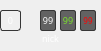
       <widget class="QWidget" name="_w_player_2" native="true">
        <property name="geometry">
         <rect>
          <x>240</x>
          <y>0</y>
          <width>101</width>
          <height>51</height>
         </rect>
        </property>
        <property name="styleSheet">
         <string notr="true"/>
        </property>
        <widget class="QLabel" name="_l_avatar_2">
         <property name="geometry">
          <rect>
           <x>0</x>
           <y>10</y>
           <width>21</width>
           <height>21</height>
          </rect>
         </property>
         <property name="styleSheet">
          <string notr="true">border-radius: 3px;
border: 1px solid rgb(54, 54, 54);</string>
         </property>
         <property name="text">
          <string/>
         </property>
         <property name="pixmap">
          <pixmap resource="../resources/resources.qrc">:/slots/default_avatar.png</pixmap>
         </property>
         <property name="scaledContents">
          <bool>true</bool>
         </property>
        </widget>
        <widget class="QLabel" name="_l_level_2">
         <property name="geometry">
          <rect>
           <x>40</x>
           <y>10</y>
           <width>16</width>
           <height>21</height>
          </rect>
         </property>
         <property name="font">
          <font>
           <family>Revue BT</family>
           <pointsize>7</pointsize>
          </font>
         </property>
         <property name="styleSheet">
          <string notr="true">color: white;
border: 1px solid rgb(54, 54, 54);
background-color: rgba(0, 0, 0, 150);
border-radius:2px;</string>
         </property>
         <property name="text">
          <string>99</string>
         </property>
         <property name="alignment">
          <set>Qt::AlignCenter</set>
         </property>
        </widget>
        <widget class="QLabel" name="_l_kills_2">
         <property name="geometry">
          <rect>
           <x>60</x>
           <y>10</y>
           <width>16</width>
           <height>21</height>
          </rect>
         </property>
         <property name="font">
          <font>
           <family>Revue BT</family>
           <pointsize>7</pointsize>
          </font>
         </property>
         <property name="styleSheet">
          <string notr="true">color: rgb(123, 226, 42);
border: 1px solid rgb(54, 54, 54);
background-color: rgba(0, 0, 0, 150);
border-radius:2px;</string>
         </property>
         <property name="text">
          <string>99</string>
         </property>
         <property name="alignment">
          <set>Qt::AlignCenter</set>
         </property>
        </widget>
        <widget class="QLabel" name="_l_deaths_2">
         <property name="geometry">
          <rect>
           <x>80</x>
           <y>10</y>
           <width>16</width>
           <height>21</height>
          </rect>
         </property>
         <property name="font">
          <font>
           <family>Revue BT</family>
           <pointsize>6</pointsize>
           <weight>50</weight>
           <bold>false</bold>
          </font>
         </property>
         <property name="styleSheet">
          <string notr="true">color: rgb(255, 0, 0);
border: 1px solid rgb(54, 54, 54);
background-color: rgba(0, 0, 0, 150);
border-radius:2px;</string>
         </property>
         <property name="text">
          <string>99</string>
         </property>
         <property name="alignment">
          <set>Qt::AlignCenter</set>
         </property>
        </widget>
        <widget class="QLabel" name="_l_time_to_reborn_2">
         <property name="geometry">
          <rect>
           <x>0</x>
           <y>10</y>
           <width>21</width>
           <height>21</height>
          </rect>
         </property>
         <property name="font">
          <font>
           <family>Revue BT</family>
           <pointsize>7</pointsize>
          </font>
         </property>
         <property name="styleSheet">
          <string notr="true">color: white;</string>
         </property>
         <property name="text">
          <string>0</string>
         </property>
         <property name="alignment">
          <set>Qt::AlignCenter</set>
         </property>
        </widget>
        <widget class="QLabel" name="_l_nick_2">
         <property name="geometry">
          <rect>
           <x>0</x>
           <y>30</y>
           <width>101</width>
           <height>16</height>
          </rect>
         </property>
         <property name="font">
          <font>
           <family>Revue BT</family>
           <pointsize>7</pointsize>
          </font>
         </property>
         <property name="styleSheet">
          <string notr="true">color:white;</string>
         </property>
         <property name="text">
          <string>nick</string>
         </property>
         <property name="alignment">
          <set>Qt::AlignCenter</set>
         </property>
        </widget>
        <widget class="QLabel" name="_l_rank_2">
         <property name="geometry">
          <rect>
           <x>22</x>
           <y>11</y>
           <width>16</width>
           <height>19</height>
          </rect>
         </property>
         <property name="text">
          <string/>
         </property>
         <property name="pixmap">
          <pixmap resource="../../gt_core/resources/resources.qrc">:/gt/ranks/rank_1.png</pixmap>
         </property>
         <property name="scaledContents">
          <bool>true</bool>
         </property>
        </widget>
       </widget>
